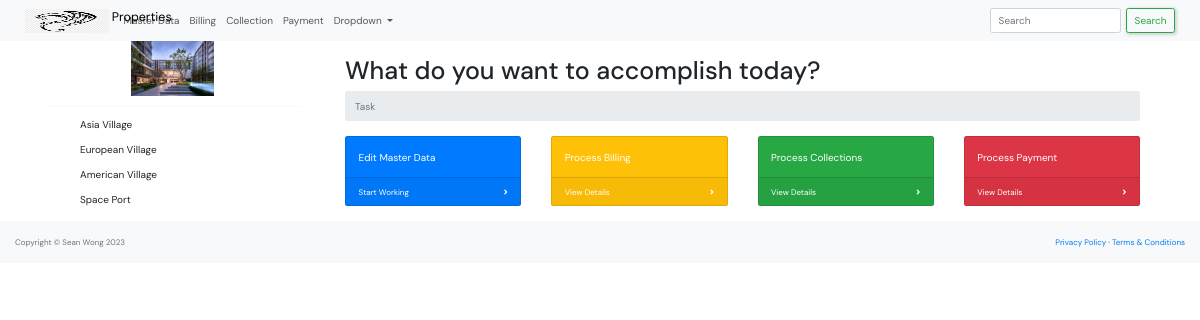
The app's page / (signed in) with its own data.
### master_data/models.py (models this page shows)
class Property(models.Model):
    PROPERTY_TYPE = [
        ('L', 'Leasehold'),
        ('F', 'Freehold'),
        ('O', 'Others'),
    ]
    CONTRACT_PERIOD =[
        ('1', '1 Year'),
        ('3', '3 Years'),
        ('5', '5 Years'),
    ]
    name = models.CharField(max_length=250)
    type = models.CharField(max_length=1, choices=PROPERTY_TYPE)
    address = models.CharField(max_length=250)
    postal_code = models.CharField(max_length=10)
    phone = models.CharField(max_length=10)
    web = models.URLField()
    email=models.EmailField()
    manager= models.ForeignKey('Manager', null=True, on_delete=models.SET_NULL)
    contract_period=models.CharField(max_length=1, choices=CONTRACT_PERIOD)
    start_date=models.DateField()
    description=models.TextField(null=True, blank=True)
    def __str__(self):
        return self.name

### main/views.py (the view)
# urls.py: path('', views.landing, name='landing'),
def landing(request):
    property = Property.objects.all()
    context={'property':property,}
    return render(request, 'main/landing.html', context)

### main/templates/main/landing.html
{% extends 'base.html' %}
{% block content %}
<div class="container">
    <div class="row">
        {% include 'main/sidebar.html' %}
        {% include 'main/feed.html' %}
    </div>
</div>
{% endblock content%}

### main/templates/main/sidebar.html
{% load static %}
<div class="col-3">
    <div class="container text-center">
        <img src="{% static 'images/landing.jpg' %}" class="col-md-6 md-3" alt="...">
    </div>
    <hr>
    <div class="container text-left" >
        <ul>
            {% for item in property %}
                <p> {{item}} </p>
            {% endfor %}
        </ul>
    </div>
</div>

### static/css/style.css (style rules this page uses)
* { font-family: "DM Sans", -apple-system, BlinkMacSystemFont, "Segoe UI", Roboto, Oxygen, Ubuntu, Cantarell, "Open Sans", "Helvetica Neue", sans-serif; margin: 0; padding: 0; box-sizing: border-box; text-rendering: optimizeLegibility; font-size: inherit; }
html { font-size: 56.25%; }
@media only screen and (min-width: 1200px) { html { font-size: 62.5%; } }
body { line-height: 1.6; font-weight: 400; font-size: 1.5rem; color: var(--color-light-gray); background-color: var(--color-bg); min-height: 100vh; }
img { width: 100%; }
.container { max-width: 120rem; width: 90%; margin: auto; }

### records on screen
Property: name "Asia Village"
Property: name "European Village"
Property: name "American Village"
Property: name "Space Port"
